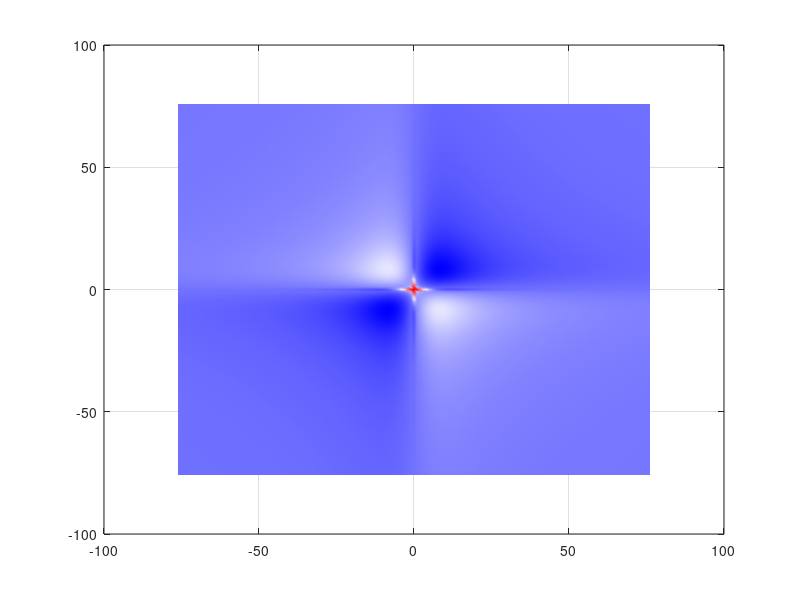

Recreate this plot in MATLAB. (Note: this script raises an error after producing the figure.)
function surfplot

load('rhodemtgrid.mat')

figure;surf(ng2,ng1,rhodeff,'EdgeColor', 'None', 'facecolor', 'interp','LineWidth',3);
% colormap jet;
n=500;
R=[linspace(0,1,n/2), linspace(1,1,n/2)];
G=[linspace(0,1,n/2), linspace(1,0,n/2)];
B=[linspace(1,1,n/2), linspace(1,0,n/2)];
colormap( [R(:), G(:), B(:)]) ;
view(2);
box on;
% c = colorbar;
% set(c,'ylim',[min(min(rhodeff)) max(max(rhodeff))])
[cmin,cmax] = caxis;
caxis([-30,30])

% xlim([-60 60]);ylim([-60 60])
xlim([-50 50]);ylim([-50 50])

text(-45,43,10,'(c)','FontSize',30, 'Interpreter', 'latex');
text(16,43,10,'$T=70K$','FontSize',18, 'Interpreter', 'latex');
text(16,36,10,'$d=9$ nm','FontSize',18, 'Interpreter', 'latex');
text(16,29,10,'Inhomogeneous','FontSize',18, 'Interpreter', 'latex');
text(16,22,10,'$\eta < 0$','FontSize',18, 'Interpreter', 'latex');


xlabel('$n_{A}$ ($10^{10} \mathrm{cm}^{-2}$)', 'FontSize', 30, 'Interpreter', 'latex');
ylabel('$n_{P}$ ($10^{10} \mathrm{cm}^{-2}$)', 'FontSize', 30, 'Interpreter', 'latex');
h=gca;
h.XTick=(-50:25:50);
h.YTick=(-50:25:50);
h.XMinorTick='on';
h.YMinorTick='on';

c = colorbar;
% ylabel(c, '$\tilde{\rho}_{D}^{\mathrm{EMT}}$ ($\Omega$)', 'FontSize', 30, 'Interpreter', 'latex');

h=gca;
h.LineWidth=3;
h.FontSize=20;

print('Fig4c.png','-dpng')

end
